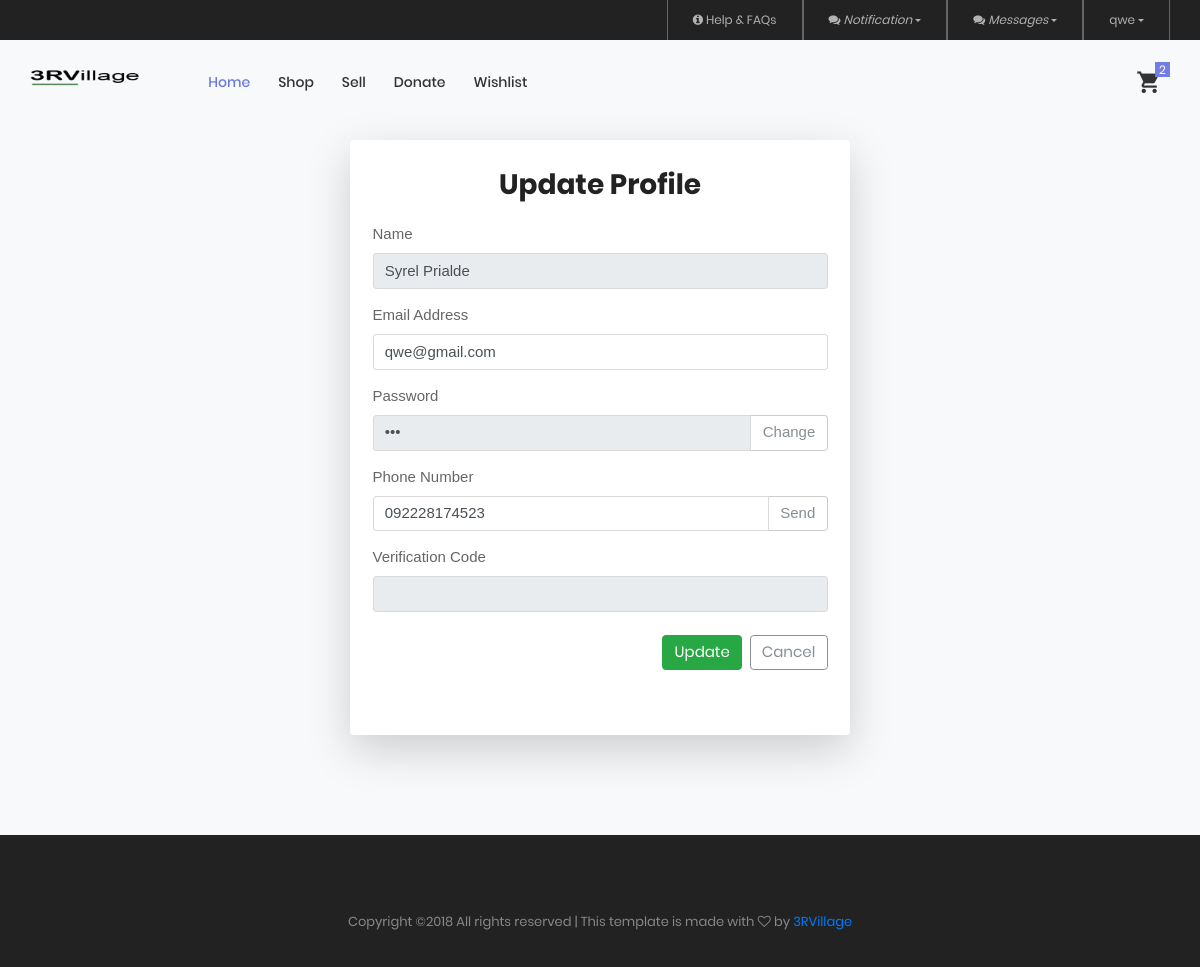
Screenshot of /editprofile.php (signed in) with the database file from the repository.
### tables this page shows
CREATE TABLE `account` (
  `accountid` int(11) NOT NULL,
  `firstname` varchar(50) NOT NULL,
  `lastname` varchar(50) NOT NULL,
  `username` varchar(50) NOT NULL,
  `password` varchar(50) NOT NULL,
  `email` varchar(50) NOT NULL,
  `contactno` varchar(20) NOT NULL,
  `status` int(11) NOT NULL DEFAULT '1'
);

### public/editprofile.php (the view, shortened to what this page needs)
<?php
  include('connection.php');
?>
<!DOCTYPE html>
<html lang="en">
<head>
  <?php include('link.php');?>
  </head>
<body class="bg-light">
  <?php
      include('header.php');
    ?>
  <section class="col-sm-12 bg-light">
  <?php $id=$_SESSION['accountid']?>
     <?php
          $res = mysqli_query($conn, "SELECT * FROM account where username='$id'");
          while($row=$res->fetch_array()){
     ?>
  <form action="" method="POST">
  <div class="row justify-content-center">
    <div class="shadow-lg col-sm-5 m-b-100 m-t-100 p-4 bg-white rounded">
     <h4 class="ltext-102 cl5 mb-4 mt-2 text-center">Update Profile</h4>
      <div class="form-group">
        <label>Name</label>
        <input class="form-control" type="text" name="name" value="<?php echo $row['firstname']." ".$row ['lastname'] ?>" disabled>
      </div>
       <div class="form-group">
        <label>Email Address</label>
        <input class="form-control" type="email" name="email" value="<?php echo $row['email'] ?>">
      </div>
      <div class="form-group">
        <label>Password</label>
        <div class="input-group">
        <input class="form-control" type="password" name="password" value="<?php echo $row['password'] ?>" disabled>
         <div class="input-group-append">
            <a class="text-secondary hover-white" href="changepassword.php">
            <button class="btn btn-outline-secondary border-left-0 rounded-0 rounded-right" style="border-color: #ccc;" type="button">Change</button>
          </a>
          </div>
        </div>
      </div>
      <div class="form-group">
        <label>Phone Number</label>
        <div class="input-group">
        <input class="form-control" type="text" name="contact" value="<?php echo $row['contactno'] ?>">
         <div class="input-group-append">
            <button id="updateNumber" class="btn btn-outline-secondary border-left-0 rounded-0 rounded-right" style="border-color: #ccc;" type="button">Send</button>
          </div>
        </div>
      </div>
      <div class="form-group">
        <label>Verification Code</label>
        <input class="form-control" type="text" name="verify" value="" readonly>
      </div>
      <div class="mt-4 m-b-100">
        <a href="home.php"><button type="button" class="stext-106 btn btn-outline-secondary float-right" id="btnCancel">Cancel</button></a>
        <button type="submit" class="stext-106 btn btn-success float-right mr-2" id="btnSave" name="btnUpdate">Update</button>
      </div>
      <?php
        }
      ?>
    </div>
    </div>
    </form>
</section>
    <?php
   include('footer.php');
    ?>
 </body>
</html>

### css/main.css (style rules this page uses)
.cl5 { color: #222; }
.stext-106 { font-family: Poppins-Regular; font-size: 15px; line-height: 1.2; }
.ltext-102 { font-family: Poppins-Bold; font-size: 28px; line-height: 1.1; }
.shadow-lg { box-shadow: 0 1rem 3rem rgba(0,0,0,.175)!important; }

### rows the page displays
account: name "Syrel Prialde", email "qwe@gmail.com", contact "092228174523"

### other values shown
$_SESSION['accountid'] "qwe"
